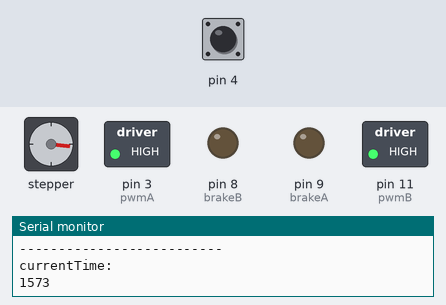
A sketch run on a simulated Arduino Uno, built with avr-gcc and run on an emulated ATmega328P. On the bench: stepper motor, switched loads named in the sketch (green lamp = pin HIGH), output pins drawn as LEDs (lit = HIGH), the last lines printed to the serial monitor. Inputs (shaded band) come from the test bench; at power-on: pin 4 HIGH. Random numbers use the default seed unless the sketch sets one; stepper angles assume 200 steps per turn.

Above: at 2.51 s.
4.1 s: pin 4 pulled LOW for 2 s
At 7.3 s:
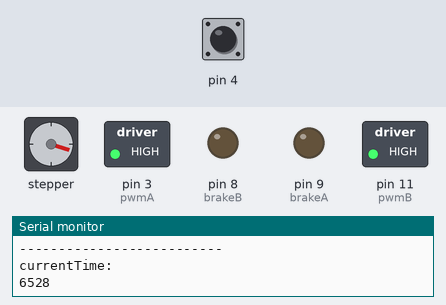
8.0 s: pin 4 pulled LOW for 2 s
At 9.7 s:
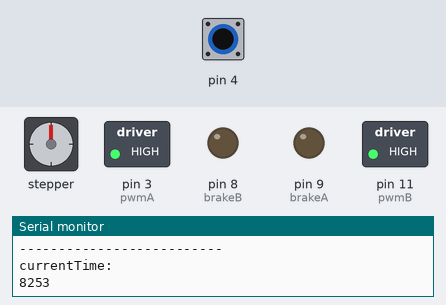
Timing chart, 0 to 11.2 s (numbered marks = the images above; inputs shaded):
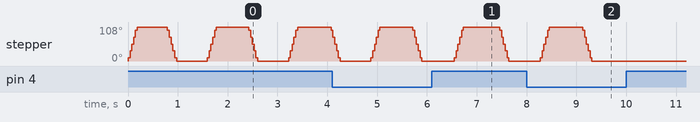

The sketch:

ACAW_Side_Stepper.ino
```cpp
#include <CapacitiveSensor.h>
#include <Stepper.h>

CapacitiveSensor cs_2_4 = CapacitiveSensor(2, 4); //10M Resistor between pins 7 and 8, you may also connect an antenna on pin 8
unsigned long csSum;

bool lastReading = false;
bool touching = false;
bool toggled = false;


int readingMin = 2000;
int delayIncrement = 600;
int stepIncrement = 60;
int speedIncrement = 100;


// Define number of steps per revolution:
const int stepsPerRevolution = 200;
// Give the motor control pins names:
const int pwmA = 3;
const int pwmB = 11;
const int brakeA = 9;
const int brakeB = 8;
const int dirA = 12;
const int dirB = 13;
// Initialize the stepper library on the motor shield:
Stepper myStepper = Stepper(stepsPerRevolution, dirA, dirB);
unsigned long currentTime;
unsigned long lastTime;

void setup() {
  cs_2_4.set_CS_AutocaL_Millis(0xFFFFFFFF); // turns off calibration
  Serial.begin(9600);


  // Set the PWM and brake pins so that the direction pins can be used to control the motor:
  pinMode(pwmA, OUTPUT);
  pinMode(pwmB, OUTPUT);
  pinMode(brakeA, OUTPUT);
  pinMode(brakeB, OUTPUT);

  digitalWrite(pwmA, HIGH);
  digitalWrite(pwmB, HIGH);
  digitalWrite(brakeA, LOW);
  digitalWrite(brakeB, LOW);

  myStepper.setSpeed(speedIncrement);

}

void loop() {
  currentTime = millis();
  long cs = cs_2_4.capacitiveSensor(30);
  lastReading = touching;

  Serial.println("currentTime: ");
  Serial.println(currentTime);

//  Serial.println(delayIncrement);

  // Step quarter revolution in one direction:
  myStepper.step(stepIncrement);
  delay(random(delayIncrement, delayIncrement + 200));

  //Step quarter revolution in the other direction:
  myStepper.step(-stepIncrement);
  delay(random(delayIncrement, delayIncrement));

  if (cs > readingMin) {
    delayIncrement -= 100;
    //speedIncrement += 1;
  }

  if (delayIncrement < 0) {
    delayIncrement = 0;
  }

    if (toggled == false) {
    delayIncrement = 600;
  }

  if (cs > readingMin) {
    if (touching == false) {
      touching = true;
      Serial.println("touching");
    }
  } else {
    if (touching == true) {
      touching = false;
      Serial.println("not touching");
    }
  }

  if (touching == true && toggled == false && lastReading == false) {
    toggled = true;
    //speedIncrement = 100;
    stepIncrement = 60;
    Serial.println("was toggled, turned on");
  }

  else if (touching == true && toggled == true && lastReading == false) {
    toggled = false;
    delayIncrement = 600;
    //speedIncrement = 1;
    stepIncrement = 0;
    Serial.println("was toggled, turned off");
  }
  lastTime = millis();
  Serial.println("lastTime: ");
  Serial.println(lastTime);
  Serial.println("delta: ");
  Serial.println(lastTime-currentTime);
  Serial.println("--------------------------");
}
```
